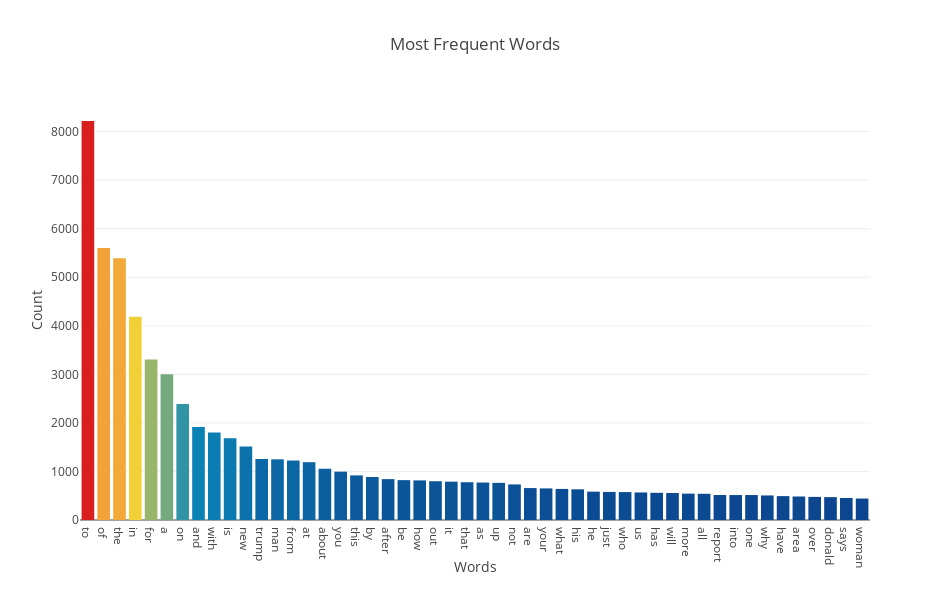

The cell this chart's notebook holds for it:
### Code cell
trace0 = go.Bar(x = allWords_df['index'][0:50] , y = allWords_df[0][0:50], marker = dict(color = allWords_df[0]
                                                                                   , colorscale = 'Portland')
                                                                                , name = 'Top 50 Frequent Headline Words')

data = [trace0]

layout = go.Layout(title = 'Most Frequent Words',
                   width = 950,
                   height = 600,
                   xaxis = dict(title = 'Words', nticks = 50),
                  yaxis= dict(title = 'Count'),)

fig = go.Figure(data, layout)

pyo.offline.iplot(fig)

### Figure 1 — Plotly figure (JSON) as saved in the notebook; plotly's stock layout.template omitted (floating-point values rounded to 4 significant figures; data arrays with more than 128 entries replaced by an {"elided": "..."} marker saying what was removed)
{"data": [{"marker": {"color": {"elided": "28391 int values"}, "colorscale": "Portland"}, "name": "Top 50 Frequent Headline Words", "type": "bar", "uid": "4ca4c91b-762a-4a37-88f9-f43ab8eaea67", "x": ["to", "of", "the", "in", "for", "a", "on", "and", "with", "is", "new", "trump", "man", "from", "at", "about", "you", "this", "by", "after", "be", "how", "out", "it", "that", "as", "up", "not", "are", "your", "what", "his", "he", "just", "who", "us", "has", "will", "more", "all", "report", "into", "one", "why", "have", "area", "over", "donald", "says", "woman"], "y": [8219, 5605, 5393, 4186, 3305, 3000, 2392, 1915, 1801, 1683, 1516, 1257, 1250, 1225, 1191, 1056, 996, 919, 886, 842, 821, 816, 799, 790, 778, 772, 765, 733, 658, 651, 640, 632, 584, 578, 575, 567, 560, 556, 543, 540, 515, 514, 514, 506, 492, 484, 476, 471, 453, 442]}], "layout": {"height": 600, "title": {"text": "Most Frequent Words"}, "width": 950, "xaxis": {"nticks": 50, "title": {"text": "Words"}}, "yaxis": {"title": {"text": "Count"}}}}
